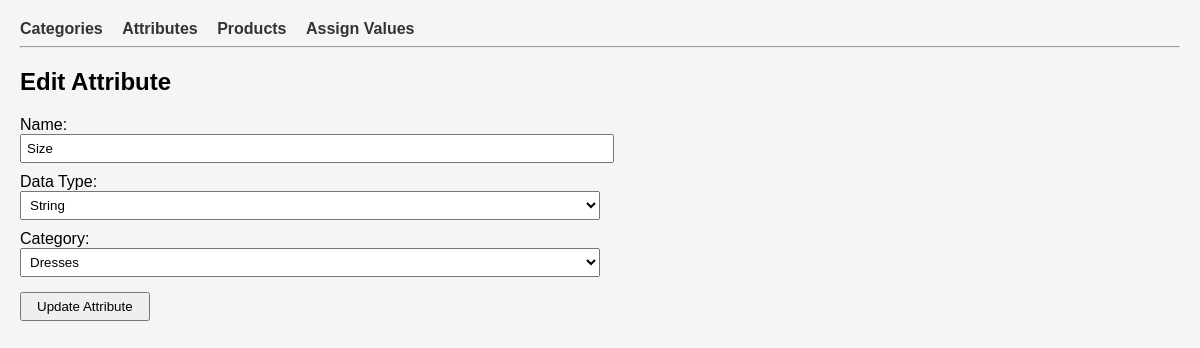
Page /edit_attribute/1 on the committed database.
### models.py (models this page shows)
class Attribute(db.Model):
    id = db.Column(db.Integer, primary_key=True)
    name = db.Column(db.String(50))
    data_type = db.Column(db.String(20))
    category_id = db.Column(db.Integer, db.ForeignKey('category.id'))

class Category(db.Model):
    id = db.Column(db.Integer, primary_key=True)
    name = db.Column(db.String(50))
    description = db.Column(db.String(200))
    attributes = db.relationship('Attribute', backref='category', lazy=True)
    products = db.relationship('Product', backref='category', lazy=True)

### app.py (the view, shortened to what this page needs)
@app.route('/edit_attribute/<int:id>', methods=['GET','POST'])
def edit_attribute(id):
    attr = Attribute.query.get_or_404(id)
    categories = Category.query.all()
    return render_template('edit_attribute.html', attribute=attr, categories=categories)

### templates/edit_attribute.html (shortened to what this page needs)
{% extends 'base.html' %}
{% block content %}
<h2>Edit Attribute</h2>
<form method="POST">
    <label>Name:</label><br>
    <input type="text" name="name" value="{{ attribute.name }}" required><br>
    <label>Data Type:</label><br>
    <select name="data_type" required>
        <option value="string" {% if attribute.data_type=='string' %}selected{% endif %}>String</option>
    </select><br>
    <label>Category:</label><br>
    <select name="category" required>
        {% for cat in categories %}
        <option value="{{ cat.id }}" {% if attribute.category_id==cat.id %}selected{% endif %}>{{ cat.name }}</option>
        {% endfor %}
    </select><br>
    <button type="submit">Update Attribute</button>
</form>
{% endblock %}

### templates/base.html (style rules this page uses)
body { font-family: Arial, sans-serif; margin: 20px; background:#f5f5f5; }
input, select { padding:5px; margin-bottom:10px; width:50%; }
button { padding:5px 15px; margin-top:5px; }

### rows in the picture
Attribute: name "Size", data_type "String", category "Dresses"
